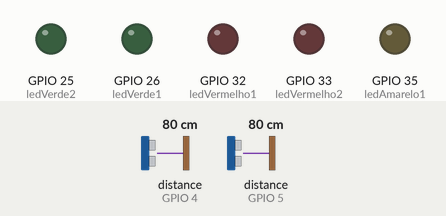
This sketch was run on a simulated ESP32. Parts: output pins drawn as LEDs (lit = HIGH). Wiring (inferred from the names in the program): 2 × ultrasonic range finder: trigger GPIO 2, echo GPIO 4 / trigger GPIO 18, echo GPIO 5. The inputs (shaded band) are chosen by the test bench; at power-on: distance to the obstacle (sensors on GPIO 4, GPIO 5) 80 cm. The echo pulse lasts 58.3 µs per cm; WiFi joins after 1.5 s; servers stay silent unless stated; no MQTT or app messages arrive unless stated; pins used as bus, display or sensor lines are not drawn; what the sketch prints to the serial monitor is not drawn.

Above: at 8.74 s.
At 19.3 s:
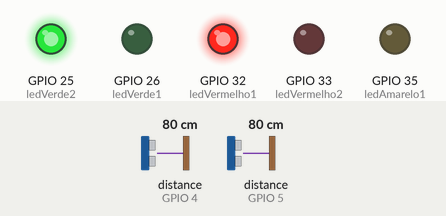
At 30.4 s:
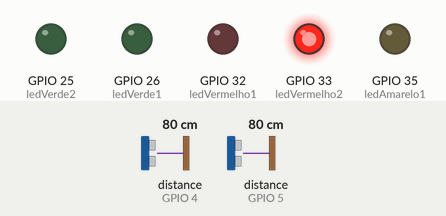
Timing chart, 0 to 31.3 s (numbered marks = the images above):
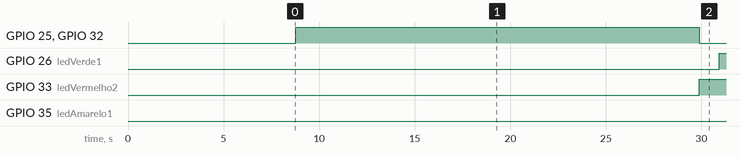

The sketch:

CodSemFinal.ino
```cpp
#include <HCSR04.h>
//Board: DOIT ESP32 DEVKIT V1
//Autor: Fábio Henrique Cabrini
//Resumo: Esse programa possibilita ligar e desligar o led onboard, além de mandar o status para o Broker MQTT possibilitando o Helix saber
//se o led está ligado ou desligado.
//Revisões:
//Rev1: 26-08-2023 Código portado para o ESP32 e para realizar a leitura de luminosidade e publicar o valor em um tópico aprorpiado do broker
//Autor Rev1: Lucas Demetrius Augusto
//Rev2: 28-08-2023 Ajustes para o funcionamento no FIWARE Descomplicado
//Autor Rev2: Fábio Henrique Cabrini
#include <HCSR04.h>
#include <WiFi.h>
#include <PubSubClient.h> // Importa a Biblioteca PubSubClient

//defines:
//defines de id mqtt e tópicos para publicação e subscribe denominado TEF(Telemetria e Monitoramento de Equipamentos)
#define TOPICO_SUBSCRIBE    "/TEF/sem138/cmd"        //tópico MQTT de escuta
#define TOPICO_PUBLISH      "/TEF/sem138/attrs"      //tópico MQTT de envio de informações para Broker
#define TOPICO_PUBLISH_2    "/TEF/sem138/attrs/c"    //tópico MQTT de envio de informações para Broker
                                                      //IMPORTANTE: recomendamos fortemente alterar os nomes
                                                      //            desses tópicos. Caso contrário, há grandes
                                                      //            chances de você controlar e monitorar o ESP32
                                                      //            de outra pessoa.
#define ID_MQTT  "fiware_sem138"      //id mqtt (para identificação de sessão)
                                 //IMPORTANTE: este deve ser único no broker (ou seja,
                                 //            se um client MQTT tentar entrar com o mesmo
                                 //            id de outro já conectado ao broker, o broker
                                 //            irá fechar a conexão de um deles).
                                 // o valor "n" precisa ser único!
#define echoPin1 4
#define trigPin1 2
#define echoPin2 5
#define trigPin2 18
// Pinos dos LEDs
const int ledVermelho1 = 32;
const int ledVermelho2 = 33;
const int ledVerde1 = 26;
const int ledVerde2 = 25;
const int ledAmarelo1 = 35;
const int ledAmarelo2 = 22;
// Sensor ultrassônico

unsigned int distancia = 0;
int car1 = 0;
int car2 = 0;
int cars = 0;
int maxi = 0;
int tempo = 0;

// WIFI
const char* SSID = "FIAP-IBM"; // SSID / nome da rede WI-FI que deseja se conectar
const char* PASSWORD = "Challenge@23!"; // Senha da rede WI-FI que deseja se conectar

// MQTT
const char* BROKER_MQTT = "46.17.108.113"; //URL do broker MQTT que se deseja utilizar
int BROKER_PORT = 1883; // Porta do Broker MQTT

int D4 = 2;

//Variáveis e objetos globais
WiFiClient espClient; // Cria o objeto espClient
PubSubClient MQTT(espClient); // Instancia o Cliente MQTT passando o objeto espClient
char EstadoSaida = '0';  //variável que armazena o estado atual da saída

//Prototypes
void initSerial();
void initWiFi();
void initMQTT();
void reconectWiFi();
void mqtt_callback(char* topic, byte* payload, unsigned int length);
void VerificaConexoesWiFIEMQTT(void);
void InitOutput(void);

/*
 *  Implementações das funções
 */
void setup()
{
    // semaforo
    pinMode(echoPin1, INPUT);
    pinMode(trigPin1, OUTPUT);
    pinMode(echoPin2, INPUT);
    pinMode(trigPin2, OUTPUT);
    pinMode(ledVermelho1, OUTPUT);
    pinMode(ledVermelho2, OUTPUT);
    pinMode(ledVerde1, OUTPUT);
    pinMode(ledVerde2, OUTPUT);
    pinMode(ledAmarelo1, OUTPUT);
    pinMode(ledAmarelo1, OUTPUT);
    //inicializações:
    InitOutput();
    initSerial();
    initWiFi();
    initMQTT();
    delay(5000);
    MQTT.publish(TOPICO_PUBLISH, "s|on");
}

//Função: inicializa comunicação serial com baudrate 115200 (para fins de monitorar no terminal serial
//        o que está acontecendo.
//Parâmetros: nenhum
//Retorno: nenhum
void initSerial()
{
    Serial.begin(115200);
}

//Função: inicializa e conecta-se na rede WI-FI desejada
//Parâmetros: nenhum
//Retorno: nenhum
void initWiFi()
{
    delay(10);
    Serial.println("------Conexao WI-FI------");
    Serial.print("Conectando-se na rede: ");
    Serial.println(SSID);
    Serial.println("Aguarde");

    reconectWiFi();
}

//Função: inicializa parâmetros de conexão MQTT(endereço do
//        broker, porta e seta função de callback)
//Parâmetros: nenhum
//Retorno: nenhum
void initMQTT()
{
    MQTT.setServer(BROKER_MQTT, BROKER_PORT);   //informa qual broker e porta deve ser conectado
    MQTT.setCallback(mqtt_callback);            //atribui função de callback (função chamada quando qualquer informação de um dos tópicos subescritos chega)
}

//Função: função de callback
//        esta função é chamada toda vez que uma informação de
//        um dos tópicos subescritos chega)
//Parâmetros: nenhum
//Retorno: nenhum
void mqtt_callback(char* topic, byte* payload, unsigned int length)
{
    String msg;

    //obtem a string do payload recebido
    for(int i = 0; i < length; i++)
    {
       char c = (char)payload[i];
       msg += c;
    }

    Serial.print("- Mensagem recebida: ");
    Serial.println(msg);

    //toma ação dependendo da string recebida:
    //verifica se deve colocar nivel alto de tensão na saída D0:
    //IMPORTANTE: o Led já contido na placa é acionado com lógica invertida (ou seja,
    //enviar HIGH para o output faz o Led apagar / enviar LOW faz o Led acender)
    if (msg.equals("lamp001@on|"))
    {
        digitalWrite(D4, HIGH);
        EstadoSaida = '1';
    }

    //verifica se deve colocar nivel alto de tensão na saída D0:
    if (msg.equals("lamp001@off|"))
    {
        digitalWrite(D4, LOW);
        EstadoSaida = '0';
    }

}

//Função: reconecta-se ao broker MQTT (caso ainda não esteja conectado ou em caso de a conexão cair)
//        em caso de sucesso na conexão ou reconexão, o subscribe dos tópicos é refeito.
//Parâmetros: nenhum
//Retorno: nenhum
void reconnectMQTT()
{
    while (!MQTT.connected())
    {
        Serial.print("* Tentando se conectar ao Broker MQTT: ");
        Serial.println(BROKER_MQTT);
        if (MQTT.connect(ID_MQTT))
        {
            Serial.println("Conectado com sucesso ao broker MQTT!");
            MQTT.subscribe(TOPICO_SUBSCRIBE);
        }
        else
        {
            Serial.println("Falha ao reconectar no broker.");
            Serial.println("Havera nova tentatica de conexao em 2s");
            delay(2000);
        }
    }
}

//Função: reconecta-se ao WiFi
//Parâmetros: nenhum
//Retorno: nenhum
void reconectWiFi()
{
    //se já está conectado a rede WI-FI, nada é feito.
    //Caso contrário, são efetuadas tentativas de conexão
    if (WiFi.status() == WL_CONNECTED)
        return;

    WiFi.begin(SSID, PASSWORD); // Conecta na rede WI-FI

    while (WiFi.status() != WL_CONNECTED)
    {
        delay(100);
        Serial.print(".");
    }

    Serial.println();
    Serial.print("Conectado com sucesso na rede ");
    Serial.print(SSID);
    Serial.println("IP obtido: ");
    Serial.println(WiFi.localIP());
}

//Função: verifica o estado das conexões WiFI e ao broker MQTT.
//        Em caso de desconexão (qualquer uma das duas), a conexão
//        é refeita.
//Parâmetros: nenhum
//Retorno: nenhum
void VerificaConexoesWiFIEMQTT(void)
{
    if (!MQTT.connected()){
        reconnectMQTT(); //se não há conexão com o Broker, a conexão é refeita
    }
     reconectWiFi(); //se não há conexão com o WiFI, a conexão é refeita
}

//Função: envia ao Broker o estado atual do output
//Parâmetros: nenhum
//Retorno: nenhum


//Função: inicializa o output em nível lógico baixo
//Parâmetros: nenhum
//Retorno: nenhum
void InitOutput(void)
{
    //IMPORTANTE: o Led já contido na placa é acionado com lógica invertida (ou seja,
    //enviar HIGH para o output faz o Led apagar / enviar LOW faz o Led acender)
    pinMode(D4, OUTPUT);
    digitalWrite(D4, HIGH);

    boolean toggle = false;

    for(int i = 0; i <= 10; i++)
    {
        toggle = !toggle;
        digitalWrite(D4,toggle);
        delay(200);
    }
}

// Função para iniciar a medição
long duracao1(){
  digitalWrite(trigPin1, LOW);
  delayMicroseconds(500);
  // Sets the trigger pin to HIGH state for 10 microseconds
  digitalWrite(trigPin1, HIGH);
  delayMicroseconds(10);
  digitalWrite(trigPin1, LOW);
  // Reads the echo pin, and returns the sound wave travel time in microseconds
  return pulseIn(echoPin1, HIGH);
}
long duracao2(){
  digitalWrite(trigPin2, LOW);
  delayMicroseconds(500);
  // Sets the trigger pin to HIGH state for 10 microseconds
  digitalWrite(trigPin2, HIGH);
  delayMicroseconds(10);
  digitalWrite(trigPin2, LOW);
  // Reads the echo pin, and returns the sound wave travel time in microseconds
  return pulseIn(echoPin2, HIGH);
}

//Função contadora de carros
int carros1(){
 distancia = duracao1() * 0.01723; // Valor em centímetros

 if (distancia <= maxi - 200 && distancia > maxi - 300){
  car1 = car1 + 1;
  cars += 1;
  Serial.print("Carros na 1 via: ");
  Serial.println(car1);
  Serial.print("carros: ");
  Serial.println(cars);
 }
 return cars, car1;
}

int carros2(){
 distancia = duracao2() * 0.01723; // Valor em centímetros

 if (distancia <= maxi - 200 && distancia > maxi - 300){
  car2 = car2 + 1;
  cars += 1;
  Serial.print("Carros na 2 via: ");
  Serial.println(car2);
  Serial.print("carros: ");
  Serial.println(cars);
 }
 return cars, car2;
}

void superDelay(unsigned long tempoDeEspera) {
  unsigned long inicio = millis(); // ANOTA O TEMPO QUE INICIOU A FUNÇÃO

  while (millis() - inicio < tempoDeEspera) { // LAÇO PARA O ARDUINO ESPERAR O TEMPO PASSAR
    // === COLOQUE SUA LÓGICA AQUI ===

      // === LÓGICA PARA CONTAGEM DE CARROS ===
    delay(200);
    carros1();
    carros2();
      // === FIM DA LÓGICA PARA CONTAGEM DE CARROS ===
    // FIM DA LÓGICA DENTRO DO SUPERDELAY
  }
}

//programa principal
void loop()
{
    const int potPin = 34;

    char msgBuffer[6];
    //garante funcionamento das conexões WiFi e ao broker MQTT
    VerificaConexoesWiFIEMQTT();

    //envia o status de todos os outputs para o Broker no protocolo esperado


   maxi = 300;
  // Farol
  digitalWrite(ledVermelho1, HIGH);
  digitalWrite(ledVerde2, HIGH);
   if (car1 >= 1|| car2>= 1) {
    tempo = 20000 - (car1 * 2000);
    superDelay(tempo);
    digitalWrite(ledVermelho1, LOW);
    digitalWrite(ledVerde2, LOW);
    digitalWrite(ledAmarelo2, HIGH);
    digitalWrite(ledAmarelo2, LOW);
    digitalWrite(ledVermelho2, HIGH);
    superDelay(1000);
    digitalWrite(ledVerde1, HIGH);
    superDelay(5000);
    car1 = 0;
    car2 = 0;
    digitalWrite(ledVerde1, LOW);
    digitalWrite(ledVermelho2, LOW);
    digitalWrite(ledAmarelo1, HIGH);
    superDelay(1000);
    digitalWrite(ledAmarelo1, LOW);
    digitalWrite(ledVerde2, HIGH);
  }

  else{
  carros1();
  carros2();
  }
    /*Serial.print("Carros na via: ");
    Serial.println(car1);
    Serial.print("carros: ");
    Serial.println(cars);
    //luminosidade
    /*int sensorValue = analogRead(potPin);   // Ler o pino Analógico onde está o LDR, lembrando que o divisor de tensão é Vin = Vout (R2/(R1 + R2))
    Serial.println(sensorValue);
    int luminosity = map(sensorValue, 0, 4095, 0, 100); // Normalizar o valor da luminosidade entre 0% e 100%
    Serial.println(luminosity);
    dtostrf(luminosity, 4, 2, msgBuffer);
    MQTT.publish(TOPICO_PUBLISH_2,msgBuffer);*/
  dtostrf(cars, 4, 2, msgBuffer);
  MQTT.publish(TOPICO_PUBLISH_2,msgBuffer);
  //keep-alive da comunicação com broker MQTT
  MQTT.loop();
}
```

Measured:
- by itself, GPIO 25 (ledVerde2), GPIO 32 (ledVermelho1): repeats every 17.4 s: LOW 7.2 s, HIGH 10.2 s
- by itself, GPIO 26 (ledVerde1): alternates HIGH for 5.1 s and LOW for 12.3 s
- by itself, GPIO 33 (ledVermelho2): alternates HIGH for 6.1 s and LOW for 11.2 s
- by itself, GPIO 35 (ledAmarelo1): alternates HIGH for 1.1 s and LOW for 16.3 s
